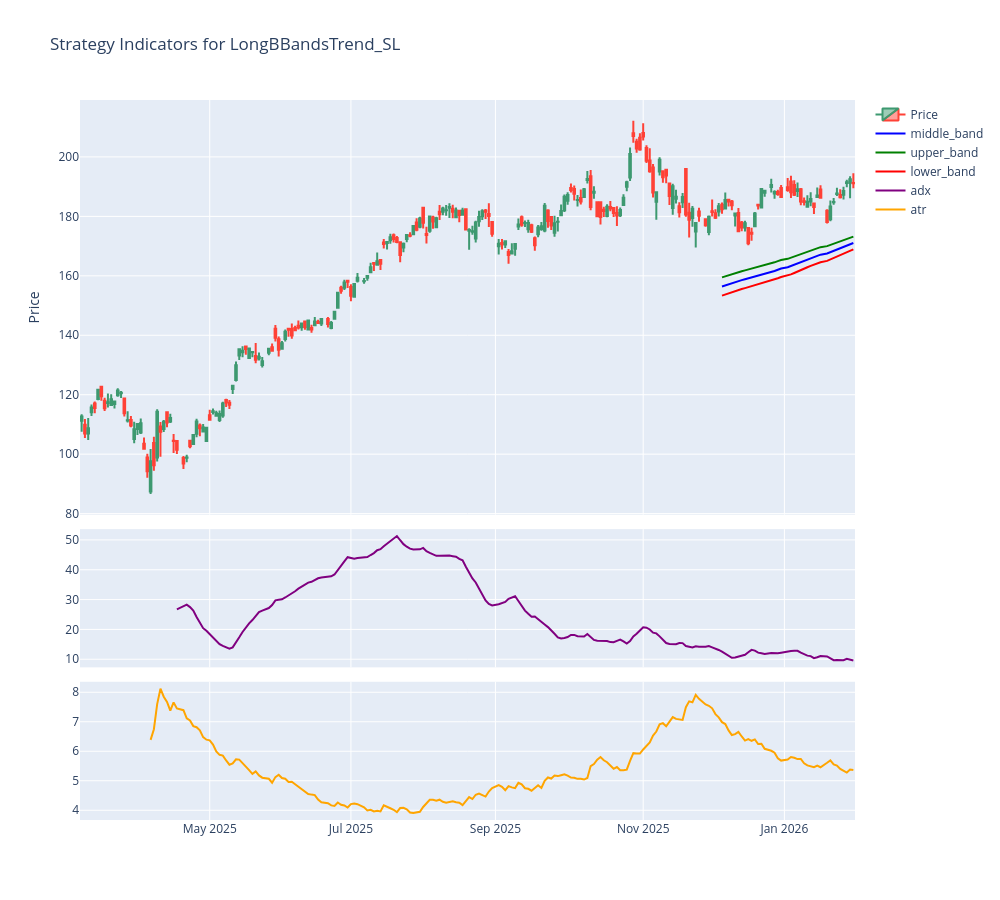

The code cell stored with this chart in its notebook:
### Code cell
instance.get_strategy("NVDA").plot_strategy_indicators(False)

### Figure 1 — Plotly figure (JSON) as saved in the notebook; plotly's stock layout.template omitted (floating-point values rounded to 4 significant figures; data arrays with more than 128 entries replaced by an {"elided": "..."} marker saying what was removed)
{"data": [{"close": {"elided": "227 float values"}, "high": {"elided": "227 float values"}, "low": {"elided": "227 float values"}, "name": "Price", "open": {"elided": "227 float values"}, "type": "candlestick", "x": {"elided": "227 str values"}, "xaxis": "x", "yaxis": "y"}, {"line": {"color": "blue"}, "mode": "lines", "name": "middle_band", "type": "scatter", "x": {"elided": "227 str values"}, "xaxis": "x", "y": {"elided": "227 float values"}, "yaxis": "y"}, {"line": {"color": "green"}, "mode": "lines", "name": "upper_band", "type": "scatter", "x": {"elided": "227 str values"}, "xaxis": "x", "y": {"elided": "227 float values"}, "yaxis": "y"}, {"line": {"color": "red"}, "mode": "lines", "name": "lower_band", "type": "scatter", "x": {"elided": "227 str values"}, "xaxis": "x", "y": {"elided": "227 float values"}, "yaxis": "y"}, {"line": {"color": "purple"}, "mode": "lines", "name": "adx", "type": "scatter", "x": {"elided": "227 str values"}, "xaxis": "x2", "y": {"elided": "227 float values"}, "yaxis": "y2"}, {"line": {"color": "orange"}, "mode": "lines", "name": "atr", "type": "scatter", "x": {"elided": "227 str values"}, "xaxis": "x3", "y": {"elided": "227 float values"}, "yaxis": "y3"}], "layout": {"height": 900, "showlegend": true, "title": {"text": "Strategy Indicators for LongBBandsTrend_SL"}, "width": 1000, "xaxis": {"anchor": "y", "domain": [0, 1], "matches": "x3", "rangebreaks": [{"bounds": ["sat", "mon"]}], "rangeslider": {"visible": false}, "showticklabels": false}, "xaxis2": {"anchor": "y2", "domain": [0, 1], "matches": "x3", "rangebreaks": [{"bounds": ["sat", "mon"]}], "showticklabels": false}, "xaxis3": {"anchor": "y3", "domain": [0, 1], "rangebreaks": [{"bounds": ["sat", "mon"]}]}, "yaxis": {"anchor": "x", "domain": [0.424, 1], "title": {"text": "Price"}, "type": "linear"}, "yaxis2": {"anchor": "x2", "domain": [0.212, 0.404]}, "yaxis3": {"anchor": "x3", "domain": [0, 0.192]}}}
